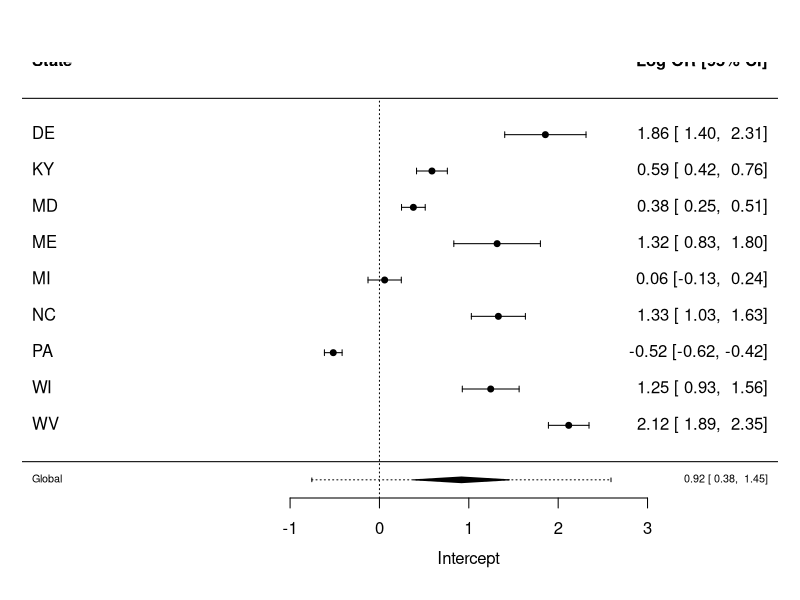
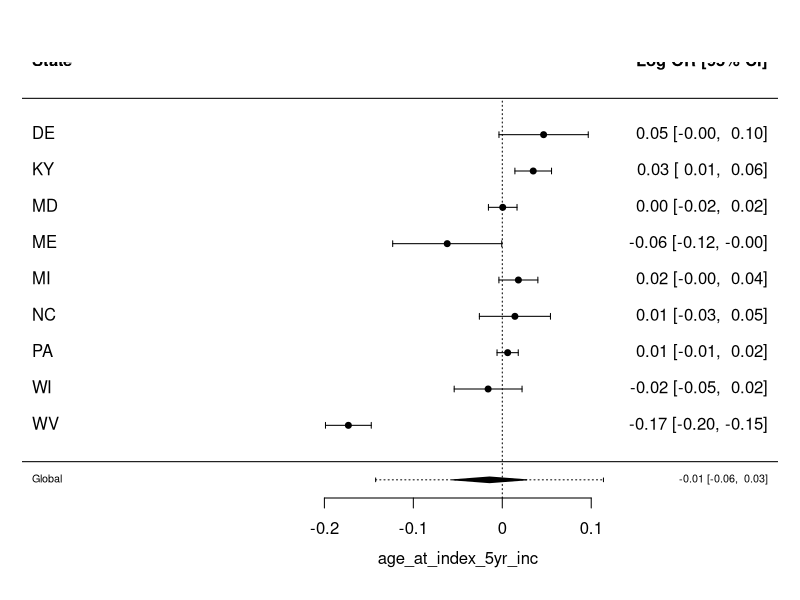
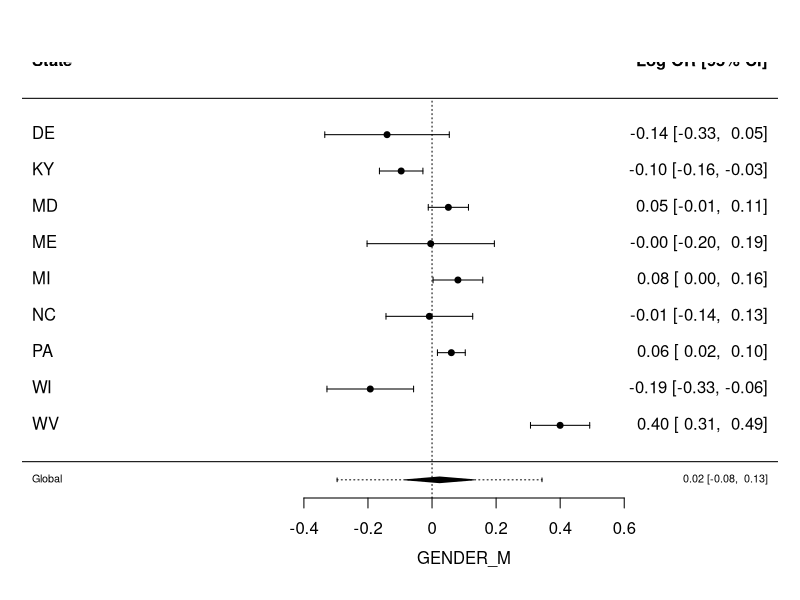
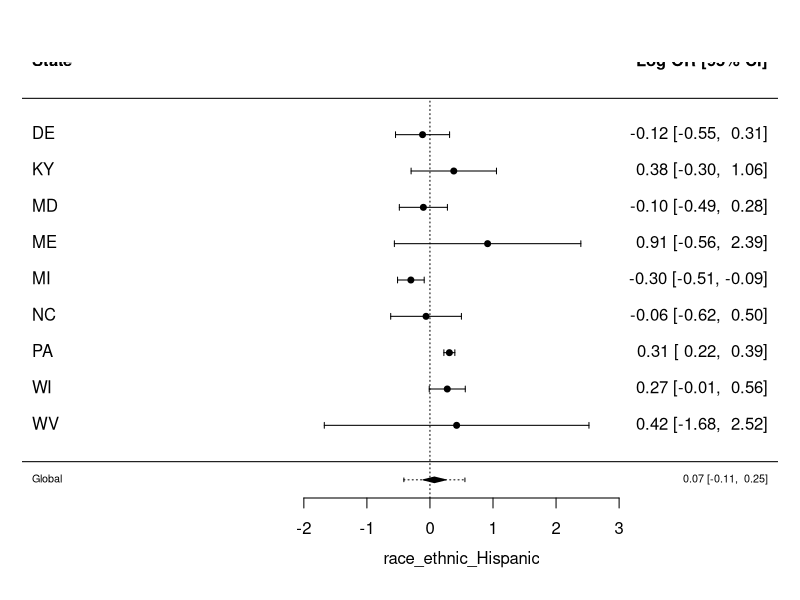
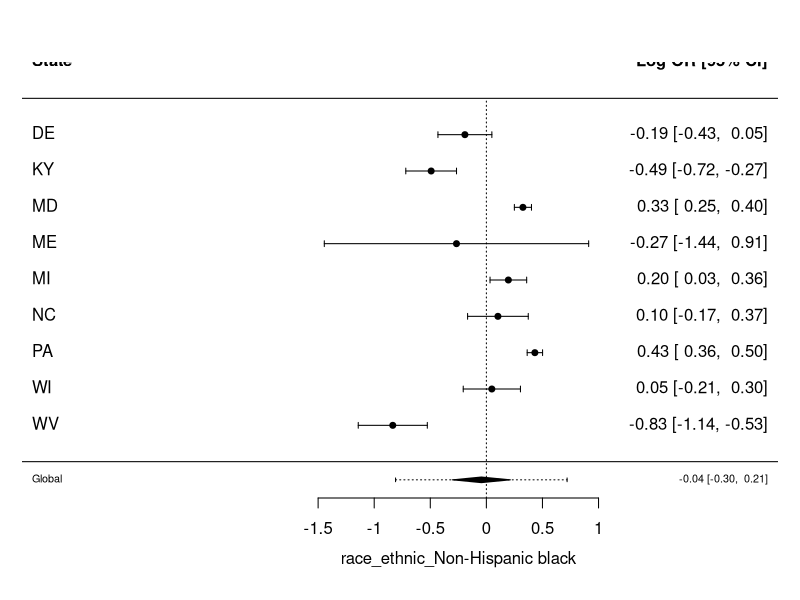
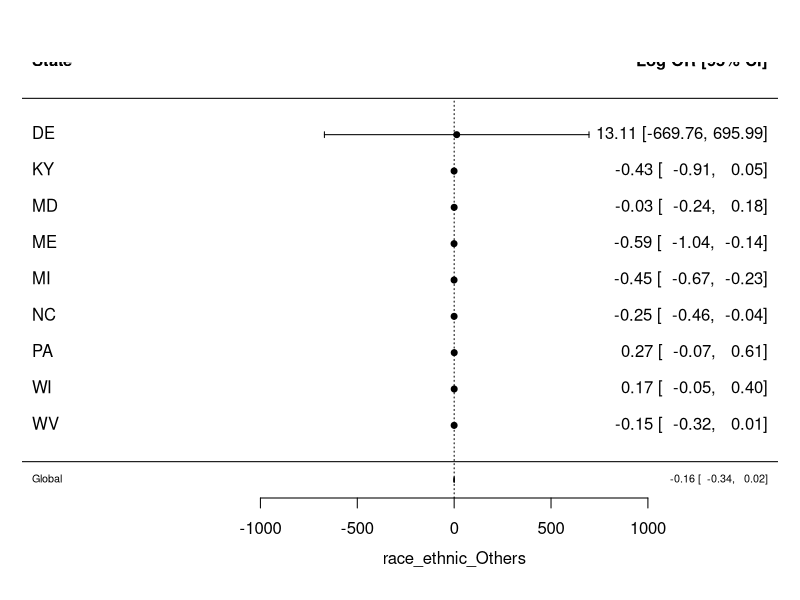
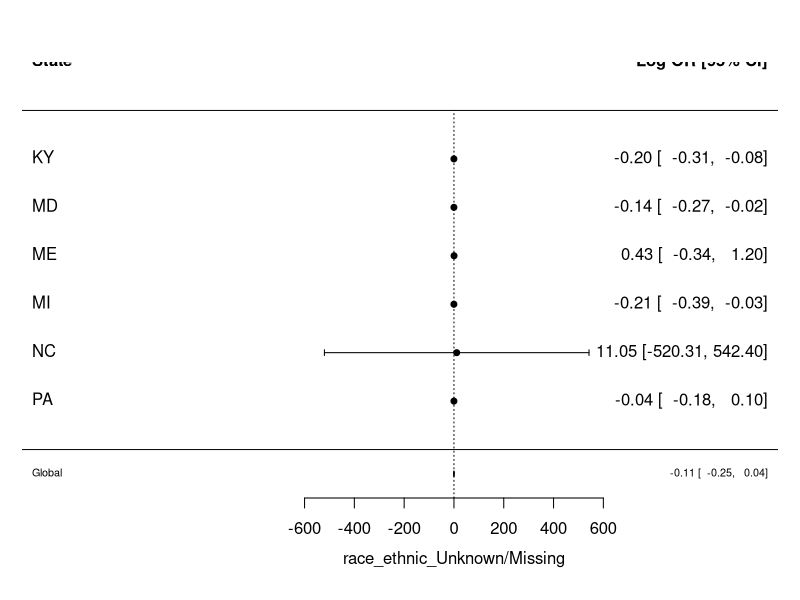
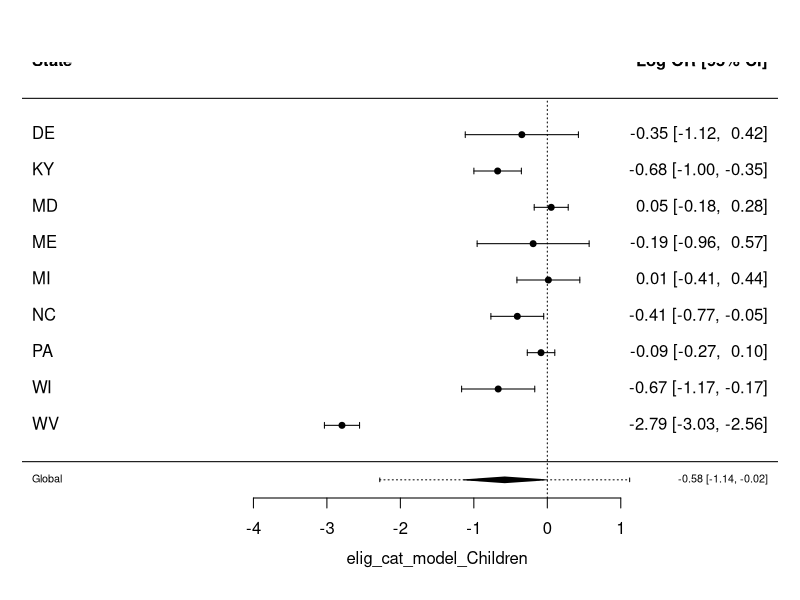

Here is the R script that generated these plots, in order:
## ---- chunk 1
knitr::opts_chunk$set(echo = TRUE)
## ---- chunk 2
### load packages needed
library(metafor) # this is for meta-analysis
library(ggplot2) # this is for plotting nice figures
## ---- chunk 3
### read the input file that contains estimates and standard errors from states
dd <- read.csv("data/Aim2_UDS_logistic_model_Either_UDS_v2.csv")

### state key lookup table
state_key <- cbind(c("J", "A", "B", "C", "D", "E", "F", "K", "G", "H", "I", "L"),
                   c("DE", "KY", "MD", "MI", "NC", "OH", "PA", "TN", "VA", "WI", "WV", "ME"))

state_include <- unique(dd$State) # the unique states included in this analysis
state_key <- state_key[state_key[, 2] %in% state_include, ]
#print(state_key)
## ---- chunk 4
### prepare the data
dd$Parameter <- paste0(dd$Variable, ifelse(dd$ClassVal0 == "", "", "_"), dd$ClassVal0)

# create a new name for the variables for convenience
uniqueParameter <- unique(dd$Parameter) # all unique variables
#print(uniqueParameter) # the unique parameters in order of appearing in the data (might not be the desired order)
uniqueParameter <- c("Intercept", "age_at_index_5yr_inc", "GENDER_M", 
                     "race_ethnic_Hispanic", "race_ethnic_Non-Hispanic black", "race_ethnic_Others",
                     "race_ethnic_Unknown/Missing",
                     "elig_cat_model_Children", "elig_cat_model_Disabled", "rural_Rural", 
                     "ID_1", "MISUD_1", "MEDCOMP_1", 
                     "any_od_preperiod_1", "op_prof_pr_dx_oud_pr_1", "either_UDS_pre_1", 
                     "index_yr_2017", "index_yr_2018", "index_yr_2019") # set the order manually
dd$order <- as.numeric(factor(dd$Parameter, levels = uniqueParameter)) # save the parameter display order in data as a new column
dd$State_letter <- state_key[match(dd$State, state_key[, 2]), 1] # attach the state key as a new column
info_columns <- unique(dd[, c("order", "Variable", "ClassVal0", "Parameter", "Exclude_from_forestplot")]) # save the info columns
p <- nrow(info_columns)
dd <- dd[order(dd$State, dd$order), ] # ORDER by state abbreviation, then by the parameter display order
# dd <- dd[order(dd$State_letter, dd$order), ] # OR CAN ORDER by letters
#View(dd)
## ---- chunk 5
  ### meta-analysis for each of the adjusted variables at a time, in a for loop
  result_est <- c()
  result_se <- c()
  result_95ci_lb <- c()
  result_95ci_ub <- c()
  result_90pci_lb <- c()
  result_90pci_ub <- c()
  result_pval <- c()
  result_tau2 <- c()
  result_isq <- c()
  result_Q <- c()
  result_Qp <- c()
  result_est_min <- c()
  result_est_max <- c()
  
for(i in 1:p) {
  dd_i <- dd[dd$order == i, ] # data of the corresponding parameter
  estimate <- dd_i[, "Estimate"]
  sderr <- dd_i[, "StdErr"]
  state <- dd_i[, "State"]
  # issue <- dd[dd$order == i, "possible_issue_variable"] # if any marked as problematic
  keep <- (sderr != 0) & (!is.na(estimate)) # check if stderr = 0 or estimate = NA, exclude
  #print(dd_i[, "Parameter"][1])
  #print(rbind(state[!keep], 
  #            estimate[!keep],
  #            sderr[!keep])) # if there is any not to include, print to see their estimate and stderr
  
  # random effect meta-analysis by the Hartung-Knapp-Sidik-Jonkman method
  # https://bmcmedresmethodol.biomedcentral.com/articles/10.1186/1471-2288-14-25
  dat <- data.frame(yi = estimate[keep], vi = sderr[keep]^2, state = state[keep])
  # meta analysis typically done on the log of the OR, log of the RR, etc
  metahksj <- rma(yi, vi, data = dat, method = "SJ", test="knha", level = 95)
  metahksj_pred90 <- predict(metahksj, level = 90)   ### prediction interval, based on T dist
  # forest(metahksj) # default plot
  forest(metahksj, 
         addfit = FALSE, # set this to false to suppress global, will manually add later
         addcred = FALSE, # set this to false to suppress global, will manually add later
         slab = dat$state, # study label
         ylim = c(0, metahksj$k+3),
         rows = c((metahksj$k+1):2), # can be adjusted, height location of display [leave room for global at bottom]
         mlab = "Summary:", 
         xlab = dd_i[, "Parameter"][1], # x-axis label
         psize = 0.8, # dot size
         level = 95, # CI level
         refline = 0, # vertical reference line
         pch = 19, # dot shape/type
         # transf = exp, # whether transformation of scale should be done
         showweights = FALSE, 
         header = c("State", "Log OR [95% CI]"), # CHECK LABEL TO BE Log OR
         top = 2) # Plots 95% CI and 95% PI
  addpoly(metahksj, row = 0.5, cex = 0.65, mlab = "Global", addcred = TRUE, 
          # transf = exp, # whether transformation of scale should be done
          level = 0.9, annotate = TRUE) # in this way, the CI will be 95%, the PI will be 90% [this is a work around]
  abline(h = 1)

  result_est <- c(result_est, metahksj$b)
  result_se <- c(result_se, metahksj$se)
  result_pval <- c(result_pval, metahksj$pval)
  result_tau2 <- c(result_tau2, metahksj$tau2)
  result_isq <- c(result_isq, metahksj$I2)
  result_Q <- c(result_Q, metahksj$QE)
  result_Qp <- c(result_Qp, metahksj$QEp)
  result_est_min <- c(result_est_min, min(estimate[keep], na.rm = TRUE))
  result_est_max <- c(result_est_max, max(estimate[keep], na.rm = TRUE))
  result_95ci_lb <- c(result_95ci_lb, metahksj$ci.lb)
  result_95ci_ub <- c(result_95ci_ub, metahksj$ci.ub)
  result_90pci_lb <- c(result_90pci_lb, metahksj_pred90$cr.lb)
  result_90pci_ub <- c(result_90pci_ub, metahksj_pred90$cr.ub)
}
## ---- chunk 6
### prepare table to be printed out
outdata <- data.frame(info_columns, 
                      estimate = result_est,
                      se = result_se,
                      ci_lb = result_95ci_lb,
                      ci_ub = result_95ci_ub,
                      OR_estimate = exp(result_est),
                      OR_ci_lb = exp(result_95ci_lb),
                      OR_ci_ub = exp(result_95ci_ub),
                      pvalue = result_pval, 
                      tau = sqrt(result_tau2),
                      pci_lb = result_90pci_lb,
                      pci_ub = result_90pci_ub,
                      OR_pci_lb = exp(result_90pci_lb),
                      OR_pci_ub = exp(result_90pci_ub),
                      Isquare = result_isq, CochranQ = result_Q, 
                      CochranQpvalue = result_Qp, 
                      range_lb = result_est_min,
                      range_ub = result_est_max)

outdata$description <- paste0("(global OR ", round(outdata$OR_estimate, 2), ", ",
                              "95% CI: ", round(outdata$OR_ci_lb, 2), "-", round(outdata$OR_ci_ub, 2),
                              ", p", ifelse(outdata$pvalue < 0.0001, "<0.0001", paste0("=", signif(outdata$pvalue, 2))), ", ", 
                              "90% PI: ", round(outdata$OR_pci_lb, 2), "-", round(outdata$OR_pci_ub, 2),
                              ")")
## ---- chunk 7
### FIGURE per JAMA style
outdata_outcome <- outdata[is.na(outdata$Exclude_from_forestplot), ] # exclude some not to be plot
outdata_outcome$Parameter
variables <- c("Age Index", "Male", "Hispanic", "Non Hisp. Black", "Other Race/Ethnicity",
               "Children", "Disabled", "Rural", "ID", "MISUD", "MEDCOMP",
               "Any OD Pre", "OD Prof Pr Dx Oud Pr", "Either UDS Pre",
               "2017", "2018", "2019")
cbind(outdata_outcome$Parameter, variables)

### because we want to also plot reference levels, we create the data for those
refvariables <- c("2014 [REF]", "Non Disabled Adult [REF]", "Non Hisp. White [REF]")
outdata_outcome <- rbind(outdata_outcome, NA, NA, NA)
rownames(outdata_outcome) <- c(variables, refvariables)
outdata_outcome$estimate[is.na(outdata_outcome$estimate)] <- 0
outdata_outcome$pci_lb[is.na(outdata_outcome$pci_lb)] <- 0
outdata_outcome$pci_ub[is.na(outdata_outcome$pci_ub)] <- 0
outdata_outcome$ci_lb[is.na(outdata_outcome$ci_lb)] <- 0
outdata_outcome$ci_ub[is.na(outdata_outcome$ci_ub)] <- 0

ggplotdata <- outdata_outcome
ggplotdata$variables <- as.factor(rownames(ggplotdata))
levels(ggplotdata$variables)
ggplotdata$variables <- factor(ggplotdata$variables,      # Reordering group factor levels
                               levels = c("Age Index", "Male", "Hispanic", "Non Hisp. Black", "Other Race/Ethnicity", "Children",             
                                          "Disabled", "Rural", "ID", "MISUD", "MEDCOMP", "Any OD Pre",         
                                          "OD Prof Pr Dx Oud Pr", "Either UDS Pre", "2019", "2018", "2017", "2014 [REF]", 
                                          "Non Disabled Adult [REF]", "Non Hisp. White [REF]"
                               ))
levels(ggplotdata$variables)

# create variable groups for clustered display
ggplotdata$variablesgroup <- as.factor(c("Age", "Sex", "Race/Ethnicity", "Race/Ethnicity", "Race/Ethnicity", 
                                         "Eligibility Group", "Eligibility Group",
                                         "Region", "ID", "MISUD", "MEDCOMP", "Any OD Pre", "OD Prof Pr Dx Oud Pr", "Either UDS Pre",
                                         "Year", "Year", "Year", 
                                         "Year", "Eligibility Group", "Race/Ethnicity"))
levels(ggplotdata$variablesgroup)
ggplotdata$variablesgroup <- factor(ggplotdata$variablesgroup,      # Reordering group factor levels
                                    levels = c("Age", "Sex", "Race/Ethnicity", "Eligibility Group", "Region", "Year", 
                                               "ID", "MISUD", "MEDCOMP", "Any OD Pre", "OD Prof Pr Dx Oud Pr", "Either UDS Pre"))
levels(ggplotdata$variablesgroup)

# view the data used in ggplot
View(ggplotdata)

### ggplot the log OR
ggplot(ggplotdata,
       aes(x = (estimate), y = variables, group = 1)) +
  geom_errorbarh(height = 0.0, size = 1.8, aes(xmin = (pci_lb), xmax = (pci_ub)), colour="grey88", alpha = 0.5) +
  geom_errorbarh(height = 0.0, size = 0.8, aes(xmin = (ci_lb), xmax = (ci_ub)), colour="grey22", alpha = 0.5) +
  geom_point(colour = "black", size = 1.8, alpha = 1) +
  labs(y = NULL, 
       x = "Adjusted Log OR", ### plotting the LOG OR here
       title = NULL) + 
  geom_vline(xintercept = 0, linetype = "dashed", color = "blue", alpha = 0.5) +
  # coord_trans(x = "log2") +
  # scale_x_continuous(limits = c(0.018, 2.1),
  #                    breaks = c(0.4, 0.5, 0.6, 0.7, 0.8, 0.9, 1, 2), 
  #                    label = c("0.4", "", "", "", "", "", "1", "2")) +
  theme_bw() +  
  theme(axis.text.y = element_text(angle = 0, hjust = 1, size = rel(1.2)),
        axis.title.y = element_text(size = rel(1.2)),
        strip.text.y = element_text(size = rel(0.6)),
        axis.text.x = element_text(size = rel(1.1)),
        axis.title.x = element_text(size = rel(1.2), hjust = 0.5),
        plot.title = element_text(size = rel(1.2)),
        strip.background = element_rect(fill="gray95"),
        panel.grid.major = element_blank(), panel.grid.minor = element_blank(),
        plot.margin = unit(c(0.5, 0.5, 0.5, 0.5), "cm")
  ) +
  facet_grid(variablesgroup ~ ., drop = TRUE, scales = "free", space = "free")

# save the plot
#ggsave(file = paste0("MA_Global_Log_OR_Plot_20220203", ".pdf"), 
#       width = 8.5, height = 11, scale = 0.8, device="pdf")

## ---- chunk 8
ggplotdata$addtext <- paste0("", round(ggplotdata$OR_estimate, 2), ", ",
                             "[", round(ggplotdata$OR_ci_lb, 2), "-", round(ggplotdata$OR_ci_ub, 2), "]")



### ggplot the OR, i.e., exp(log OR)
p <- ggplot(ggplotdata,
            aes(x = exp(estimate), y = variables, group = 1)) +
  geom_errorbarh(height = 0.0, size = 1.8, aes(xmin = exp(pci_lb), xmax = exp(pci_ub)), colour="grey88", alpha = 0.5) +
  geom_errorbarh(height = 0.0, size = 0.8, aes(xmin = exp(ci_lb), xmax = exp(ci_ub)), colour="grey22", alpha = 0.5) +
  geom_point(colour = "black", size = 1.8, alpha = 1) +
  labs(y = NULL, 
       x = "Adjusted OR",
       title = NULL) + 
  geom_vline(xintercept = 1, linetype = "dashed", color = "blue", alpha = 0.5) +
  coord_trans(x = "log2") +
  scale_x_continuous(limits = c(0.0001, 8), # make the x range to be wider on the left side
    breaks = c(0.1, 0.2, 0.5, 1, 2, 4, 6),
    label = c("0.1", "0.2", "0.5", "1", "2", "4", "6")) +
  theme_bw() +  
  theme(axis.text.y = element_text(angle = 0, hjust = 1, size = rel(1.2)),
        axis.title.y = element_text(size = rel(1.2)),
        strip.text.y = element_text(size = rel(0.6)),
        axis.text.x = element_text(size = rel(1.1)),
        axis.title.x = element_text(size = rel(1.2), hjust = 0.5),
        plot.title = element_text(size = rel(1.2)),
        strip.background = element_rect(fill="gray95"),
        panel.grid.major = element_blank(), panel.grid.minor = element_blank(),
        plot.margin = unit(c(0.5, 0.5, 0.5, 0.5), "cm")
  ) +
  facet_grid(variablesgroup ~ ., drop = TRUE, scales = "free", space = "free")+ 
  geom_text(aes(label = addtext, x = 0.0001), hjust = 0)+
  geom_text(aes(label = addtext, x = 0.06), hjust = 1)+
  geom_text(aes(label = addtext, x = 0.002), hjust = 0.5)

p 
